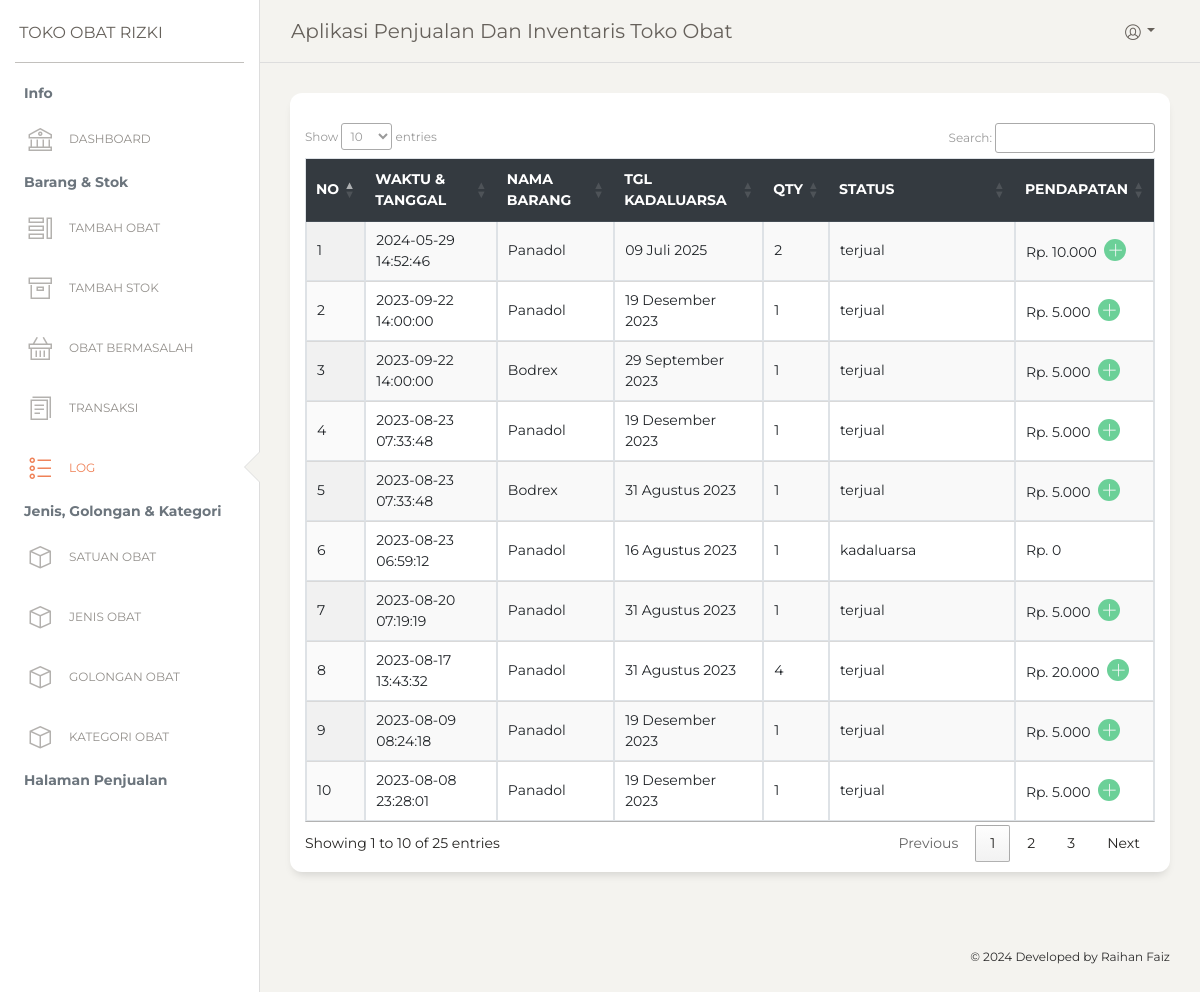
The app's page /log.php (signed in) with its own data.
### tables this page shows
CREATE TABLE `log` (
  `id_log` int(11) NOT NULL,
  `nama_obat` varchar(60) NOT NULL,
  `tgl_kadaluarsa` date NOT NULL,
  `qty` int(11) NOT NULL,
  `status` varchar(60) NOT NULL,
  `pendapatan` int(11) NOT NULL,
  `created_at` datetime NOT NULL
);

### log.php (the view, shortened to what this page needs)
<?php
  $page = "log";
  include('./template/header.php');
  ?>
      <div class="content" style="min-height: 80vh;">
        <div class="row">
          <div class="col-md-12">
            <div class="card ">
              <div class="card-header ">
              </div>
              <div class="card-body ">
                <table id="example" class="display table table-bordered" style="width:100%">
                    <thead class="thead-dark">
                        <tr>
                            <th style="width: 10px;">No</th>
                            <th>Waktu & Tanggal</th>
                            <th>Nama Barang</th>
                            <th>Tgl Kadaluarsa</th>
                            <th>Qty</th>
                            <th style="width: 150px;">Status</th>
                            <th>Pendapatan</th>
                        </tr>
                    </thead>
                    <tbody>
                        <?php
                          $no = 1;
                          $sql = "SELECT * FROM `log` ORDER BY `created_at` DESC LIMIT 1000";
                          $result = mysqli_query($conn, $sql);
                          while($row = mysqli_fetch_assoc($result)){
                        ?>
                        <tr>
                            <td><?=$no?></td>
                            <td><?=$row['created_at']?></td>
                            <td><?=$row['nama_obat']?></td>
                            <td><?=tgl_indo($row['tgl_kadaluarsa'])?></td>
                            <td><?=$row['qty']?></td>
                            <td><?=$row['status']?></td>
                            <td>
                                <?="Rp. ". number_format($row['pendapatan'],0,"",".")?>
                                <?php
                                    if ($row['pendapatan'] < 0) {
                                      echo "<i class='nc-icon nc-simple-delete bg-danger text-light p-1 rounded-circle ml-1'></i>";
                                    }elseif ($row['pendapatan'] == 0) {
                                      echo "";
                                    }else {
                                      echo "<i class='nc-icon nc-simple-add bg-success text-light p-1 rounded-circle ml-1'></i>";
                                    }
                                ?>
                            </td>
                        </tr>
                        <?php
                          $no++;
                          }
                        ?>
                    </tbody>
                </table>
              </div>
            </div>
          </div>
        </div>
      </div>
<?php include('./template/footer.php');?>

### template/header.php (shortened to what this page needs)
<?php
function tgl_indo($tanggal){
	$bulan = array (
		1 =>   'Januari',
		'Februari',
		'Maret',
		'April',
		'Mei',
		'Juni',
		'Juli',
		'Agustus',
		'September',
		'Oktober',
		'November',
		'Desember'
	);
	$pecahkan = explode('-', $tanggal);
	return $pecahkan[2] . ' ' . $bulan[ (int)$pecahkan[1] ] . ' ' . $pecahkan[0];
}
?>
<!doctype html>
<html lang="en">
<head>
  <link href="https://maxcdn.bootstrapcdn.com/font-awesome/latest/css/font-awesome.min.css" rel="stylesheet">
  <link href="./assets/css/bootstrap.min.css" rel="stylesheet" />
  <link href="./assets/css/paper-dashboard.css?v=2.0.1" rel="stylesheet" />
  <link rel="stylesheet" href="https://cdnjs.cloudflare.com/ajax/libs/font-awesome/6.4.0/css/all.min.css">
  <link href="https://cdn.datatables.net/1.13.5/css/jquery.dataTables.min.css" rel="stylesheet">
  <link
    rel="stylesheet"
    href="https://cdnjs.cloudflare.com/ajax/libs/selectize.js/0.15.2/css/selectize.default.min.css"
  />
</head>
<body class="">
<div class="wrapper ">
    <div class="sidebar" data-color="white" data-active-color="danger">
      <div class="logo">
        <a href="" class="simple-text logo-normal ml-2">
          Toko Obat Rizki
        </a>
      </div>
      <div class="sidebar-wrapper">
        <ul class="nav">
          <p class="ml-4 text-secondary"><b>Info</b></p>
          <li class="<?=$page == 'index' ? 'active' : ''?>">
            <a href="./index.php">
              <i class="nc-icon nc-bank"></i>
              <p>Dashboard</p>
            </a>
          </li>
          <p class="ml-4 mt-2 text-secondary"><b>Barang & Stok</b></p>
          <li class="<?=$page == 'add-barang' ? 'active' : ''?>">
            <a href="./add-barang.php">
              <i class="nc-icon nc-tile-56"></i>
              <p>Tambah Obat</p>
            </a>
          </li>
          <li class="<?=$page == 'add-stok' ? 'active' : ''?>">
            <a href="./add-stok.php">
              <i class="nc-icon nc-box"></i>
              <p>Tambah Stok</p>
            </a>
          </li>
          <li class="<?=$page == 'obat-bermasalah' ? 'active' : ''?>">
            <a href="./obat-bermasalah.php">
              <i class="nc-icon nc-basket"></i>
              <p>
                Obat Bermasalah
              </p>
            </a>
          </li>
          <li class="<?=$page == 'transaksi' ? 'active' : ''?>">
            <a href="./transaksi.php">
              <i class="nc-icon nc-single-copy-04"></i>
              <p>Transaksi</p>
            </a>
          </li>
          <li class="<?=$page == 'log' ? 'active' : ''?>">
            <a href="./log.php">
              <i class="nc-icon nc-bullet-list-67"></i>
              <p>Log</p>
            </a>
          </li>
          <p class="ml-4 mt-2 text-secondary"><b>Jenis, Golongan & Kategori</b></p>
          <li class="<?=$page == 'satuan-obat' ? 'active' : ''?>">
            <a href="./satuan-obat.php">
              <i class="nc-icon nc-app"></i>
              <p>Satuan Obat</p>
            </a>
          </li>
          <li class="<?=$page == 'jenis-obat' ? 'active' : ''?>">
            <a href="./jenis-obat.php">
              <i class="nc-icon nc-app"></i>
              <p>Jenis Obat</p>
            </a>
          </li>
          <li class="<?=$page == 'golongan-obat' ? 'active' : ''?>">
            <a href="./golongan-obat.php">
              <i class="nc-icon nc-app"></i>
              <p>Golongan Obat</p>
            </a>
          </li>
          <li class="<?=$page == 'kategori-obat' ? 'active' : ''?>">
            <a href="./kategori-obat.php">
              <i class="nc-icon nc-app"></i>
              <p>Kategori Obat</p>
            </a>
          </li>
          <p class="ml-4 mt-2 text-secondary"><b>Halaman Penjualan</b></p>
        </ul>
      </div>
    </div>
    <div class="main-panel">
      <nav class="navbar navbar-expand-lg navbar-absolute fixed-top navbar-transparent">
        <div class="container-fluid">
          <div class="navbar-wrapper">
            <a class="navbar-brand" href="javascript:;">Aplikasi Penjualan dan Inventaris Toko Obat</a>
          </div>
          <div class="collapse navbar-collapse justify-content-end" id="navigation">
            <ul class="navbar-nav">
              <li class="nav-item btn-rotate dropdown">
                <a class="nav-link dropdown-toggle" href="http://example.com" id="navbarDropdownMenuLink" data-toggle="dropdown" aria-haspopup="true" aria-expanded="false">
                  <i class="nc-icon nc-circle-10"></i>
                </a>
              </li>
            </ul>
          </div>
        </div>
      </nav>

### template/footer.php (shortened to what this page needs)
      <footer class="footer footer-black  footer-white ">
        <div class="container-fluid">
          <div class="row">
            <nav class="footer-nav">
            </nav>
            <div class="credits ml-auto">
              <span class="copyright">
                ©  Developed by Raihan Faiz
              </span>
            </div>
          </div>
        </div>
      </footer>
    </div>
  </div>
  </body>
</html>

### records on screen
log: created_at "2024-05-29 14:52:46", nama_obat "Panadol", tgl_kadaluarsa "09 Juli 2025", qty "2", status "terjual", pendapatan "10.000"
log: created_at "2023-09-22 14:00:00", nama_obat "Panadol", tgl_kadaluarsa "19 Desember 2023", qty "1", status "terjual", pendapatan "5.000"
log: created_at "2023-09-22 14:00:00", nama_obat "Bodrex", tgl_kadaluarsa "29 September 2023", qty "1", status "terjual", pendapatan "5.000"
log: created_at "2023-08-23 07:33:48", nama_obat "Panadol", tgl_kadaluarsa "19 Desember 2023", qty "1", status "terjual", pendapatan "5.000"
log: created_at "2023-08-23 07:33:48", nama_obat "Bodrex", tgl_kadaluarsa "31 Agustus 2023", qty "1", status "terjual", pendapatan "5.000"
log: created_at "2023-08-23 06:59:12", nama_obat "Panadol", tgl_kadaluarsa "16 Agustus 2023", qty "1", status "kadaluarsa", pendapatan "0"
log: created_at "2023-08-20 07:19:19", nama_obat "Panadol", tgl_kadaluarsa "31 Agustus 2023", qty "1", status "terjual", pendapatan "5.000"
log: created_at "2023-08-17 13:43:32", nama_obat "Panadol", tgl_kadaluarsa "31 Agustus 2023", qty "4", status "terjual", pendapatan "20.000"
log: created_at "2023-08-09 08:24:18", nama_obat "Panadol", tgl_kadaluarsa "19 Desember 2023", qty "1", status "terjual", pendapatan "5.000"
log: created_at "2023-08-08 23:28:01", nama_obat "Panadol", tgl_kadaluarsa "19 Desember 2023", qty "1", status "terjual", pendapatan "5.000"
